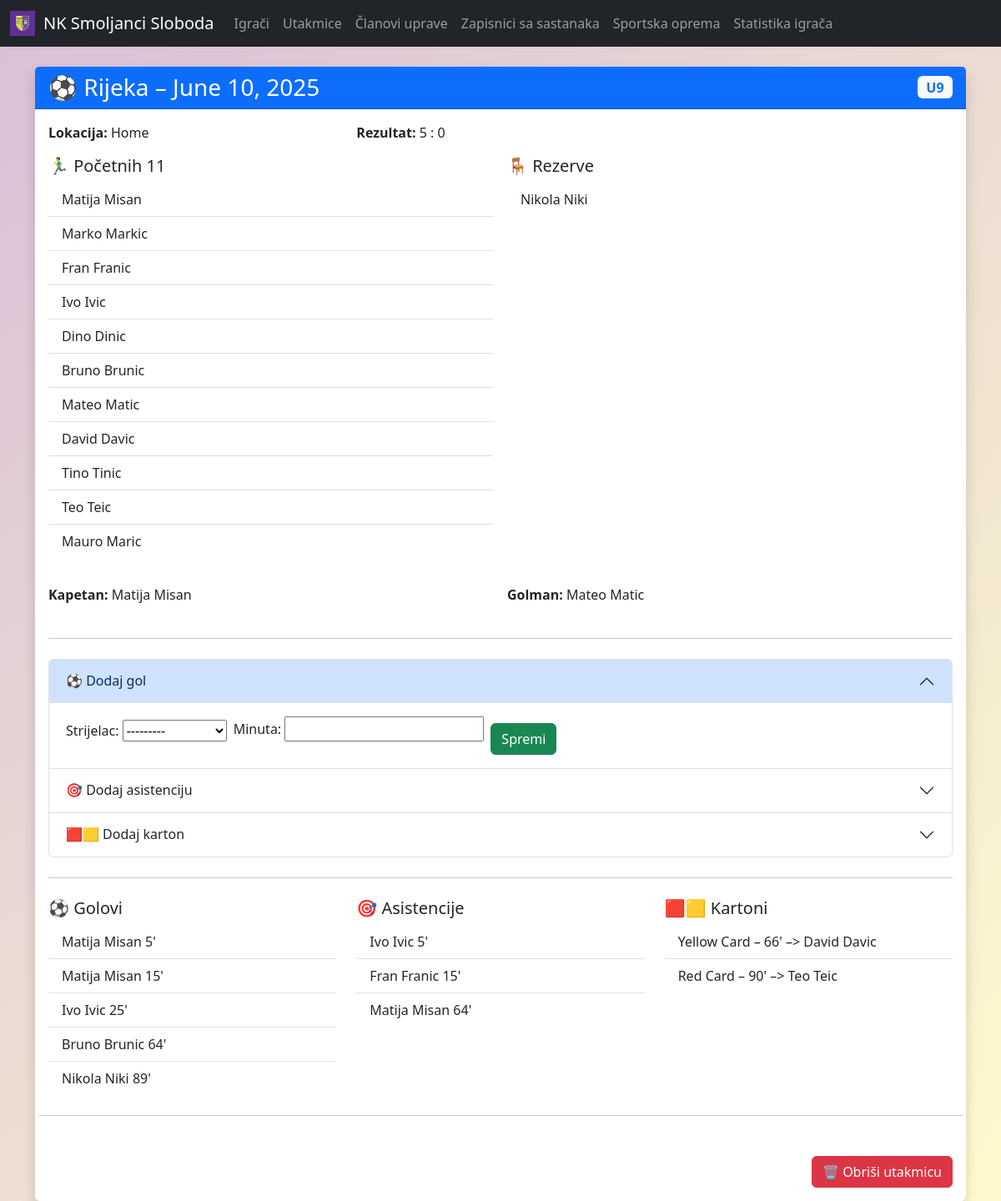
/matches/10/, run on an earlier commit of the app's database.
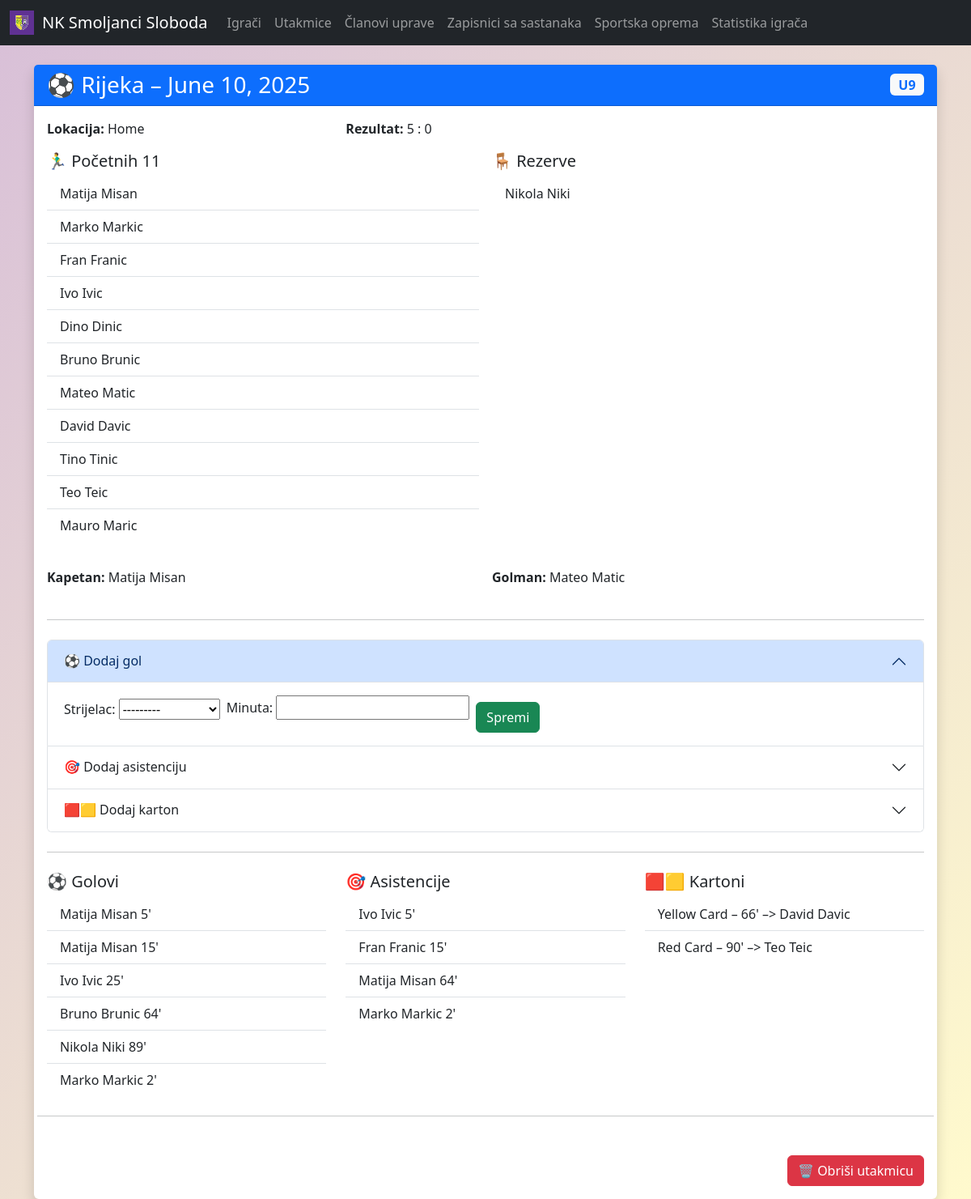
And on a later commit of the database.
### main/models.py (models this page shows, shortened)
class Player(models.Model):
    first_name = models.CharField(max_length=50)
    last_name = models.CharField(max_length=50)
    date_of_birth = models.DateField()
    position = models.CharField(max_length=2, choices=POSITIONS)
    category = models.CharField(max_length=3, choices=CATEGORIES, null=True, blank=True)
    goals = models.PositiveIntegerField(default=0)
    assists = models.PositiveIntegerField(default=0)
    yellow_cards = models.PositiveIntegerField(default=0)
    red_cards = models.PositiveIntegerField(default=0)
    appearances = models.PositiveIntegerField(default=0)
    def __str__(self):
        return f"{self.first_name} {self.last_name}"

class Goal(models.Model):
    match = models.ForeignKey(Match, on_delete=models.CASCADE, related_name='goals')
    player = models.ForeignKey(Player, on_delete=models.CASCADE, related_name='goals_scored')
    minute = models.PositiveIntegerField()

class Assist(models.Model):
    match = models.ForeignKey(Match, on_delete=models.CASCADE, related_name='assists')
    player = models.ForeignKey(Player, on_delete=models.CASCADE, related_name='assists_made')
    minute = models.PositiveIntegerField()

class Card(models.Model):
    match = models.ForeignKey(Match, on_delete=models.CASCADE, related_name='cards')
    player = models.ForeignKey(Player, on_delete=models.CASCADE, related_name='cards_received')
    card_type = models.CharField(max_length=1, choices=CARD_TYPES)
    minute = models.PositiveIntegerField()

### main/views.py (the view)
# urls.py: path("matches/<int:pk>/", views.match_detail, name="match_detail"),
def match_detail(request, pk):
    match = get_object_or_404(Match, pk=pk)
    events = MatchEvent.objects.filter(match=match).order_by('minute')
    valid_players = match.starting_players.all() | match.bench_players.all()
    if request.method == "POST":
        form = MatchEventForm(request.POST)
        if form.is_valid():
            event = form.save(commit=False)
            event.match = match
            event.save()
            return redirect("main:match_detail", pk=pk)
    else:
        form = MatchEventForm()
    goal_form = GoalForm()
    goal_form.fields['player'].queryset = valid_players.distinct()
    assist_form = AssistForm()
    assist_form.fields['player'].queryset = valid_players.distinct()
    card_form = CardForm()
    card_form.fields['player'].queryset = valid_players.distinct()
    return render(request, "main/matches/match_detail.html", {
        "match": match,
        "events": events,
        "form": form,
        "goal_form": goal_form,
        "assist_form": assist_form,
        "card_form": card_form,
    })

### main/forms.py
class MatchEventForm(forms.ModelForm):
    class Meta:
        model = MatchEvent
        fields = ['player', 'minute', 'event_type']
        labels = {
            'player': 'Igrač',
            'minute': 'Minuta',
            'event_type': 'Vrsta događaja',
        }

class GoalForm(forms.ModelForm):
    class Meta:
        model = Goal
        fields = ['player', 'minute']
        labels = {
            'player': 'Strijelac',
            'minute': 'Minuta',
        }
        widgets = {
            'minute': forms.NumberInput(attrs={'min': 0}),
        }

### templates/main/matches/match_detail.html (shortened to what the changed rows need)
{% extends 'main/base.html' %} {% block title %}Detalji utakmice{% endblock %}
{% block content %}
<div class="container my-4">
  <div class="card shadow border-0">
    <div class="card-body">
      <div class="row g-3">
        <div class="col-md-6">
          <ul class="list-group list-group-flush mb-3">
            {% for player in match.starting_players.all %}
            <li class="list-group-item">
              {{ player.first_name }} {{ player.last_name }}
            </li>
            {% empty %}
            <li class="list-group-item text-muted">Nema podataka.</li>
            {% endfor %}
          </ul>
        </div>
        <div class="col-md-6">
          <ul class="list-group list-group-flush mb-3">
            {% for player in match.bench_players.all %}
            <li class="list-group-item">
              {{ player.first_name }} {{ player.last_name }}
            </li>
            {% empty %}
            <li class="list-group-item text-muted">Nema podataka.</li>
            {% endfor %}
          </ul>
        </div>
      </div>
      <div class="accordion" id="actionsAccordion">
        <div class="accordion-item">
          <h2 class="accordion-header" id="headingGoals">
            <button
              class="accordion-button"
              type="button"
              data-bs-toggle="collapse"
              data-bs-target="#collapseGoals"
              aria-expanded="true"
              aria-controls="collapseGoals"
            >
              ⚽ Dodaj gol
            </button>
          </h2>
        </div>
        <div class="accordion-item">
          <h2 class="accordion-header" id="headingAssists">
            <button
              class="accordion-button collapsed"
              type="button"
              data-bs-toggle="collapse"
              data-bs-target="#collapseAssists"
              aria-expanded="false"
              aria-controls="collapseAssists"
            >
              🎯 Dodaj asistenciju
            </button>
          </h2>
        </div>
        <div class="accordion-item">
          <h2 class="accordion-header" id="headingCards">
            <button
              class="accordion-button collapsed"
              type="button"
              data-bs-toggle="collapse"
              data-bs-target="#collapseCards"
              aria-expanded="false"
              aria-controls="collapseCards"
            >
              🟥🟨 Dodaj karton
            </button>
          </h2>
        </div>
      </div>
      <div class="row g-4">
        <div class="col-md-4">
          <ul class="list-group list-group-flush">
            {% for goal in match.goals.all %}
            <li class="list-group-item">
              {{ goal.player.first_name }} {{ goal.player.last_name }}
              {{goal.minute }}'
            </li>
            {% empty %}
            <li class="list-group-item text-muted">Nema golova.</li>
            {% endfor %}
          </ul>
        </div>
        <div class="col-md-4">
          <ul class="list-group list-group-flush">
            {% for assist in match.assists.all %}
            <li class="list-group-item">
              {{ assist.player.first_name }} {{ assist.player.last_name }}
              {{assist.minute }}'
            </li>
            {% empty %}
            <li class="list-group-item text-muted">Nema asistencija.</li>
            {% endfor %}
          </ul>
        </div>
        <div class="col-md-4">
          <ul class="list-group list-group-flush">
            {% for card in match.cards.all %}
            <li class="list-group-item">
              {{ card.get_card_type_display }} – {{ card.minute }}' –>
              {{card.player.first_name }} {{ card.player.last_name }}
            </li>
            {% empty %}
            <li class="list-group-item text-muted">Nema kartona.</li>
            {% endfor %}
          </ul>
        </div>
      </div>
    </div>
  </div>
</div>
{% endblock %}

What changed in the data, as far as the page shows it:
added Goal: player.first_name "Marko", player.last_name "Markic", minute "2"
added Assist: player.first_name "Marko", player.last_name "Markic", minute "2"
